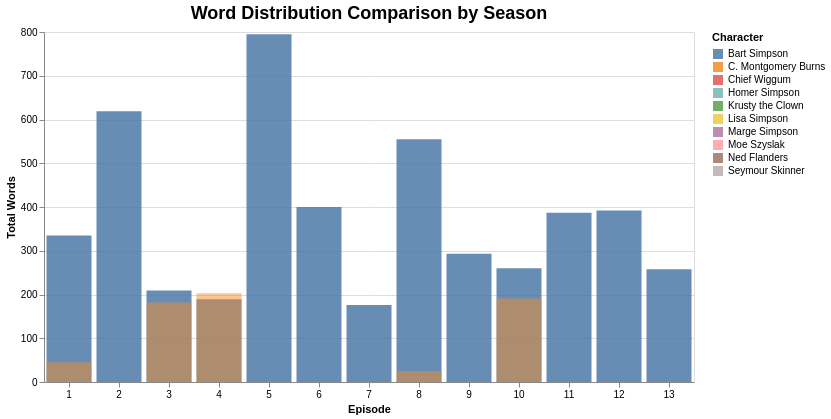

The cell this chart's notebook holds for it:
### Markdown cell above
## 3. **Word Distribution Comparison by Season** — Comparing two characters throughout a season

### Code cell
seasons = sorted(df_episode["season"].unique().tolist())
characters_sorted = sorted(df_episode["character"].unique().tolist())

# Dropdowns
season_dropdown = alt.binding_select(options=seasons, name="Season: ")
char1_dropdown  = alt.binding_select(options=characters_sorted, name="Character 1: ")
char2_dropdown  = alt.binding_select(options=characters_sorted, name="Character 2: ")

season_sel = alt.selection_point(fields=["season"],    bind=season_dropdown, value=seasons[0])
char1_sel  = alt.selection_point(fields=["character"], bind=char1_dropdown,  value=characters_sorted[0])
char2_sel  = alt.selection_point(fields=["character"], bind=char2_dropdown,  value=characters_sorted[1])

# Filtramos el df a la season y a cada personaje por separado
base = alt.Chart(df_episode).transform_filter(season_sel)

bars_char1 = base.transform_filter(
    char1_sel
).mark_bar(opacity=0.85).encode(
    x=alt.X("number_in_season:O", title="Episode", axis=alt.Axis(labelAngle=0)),
    y=alt.Y("total_words:Q", title="Total Words"),
    color=alt.Color("character:N", scale=color_scale, legend=alt.Legend(title="Character")),
    tooltip=[
        alt.Tooltip("character:N",       title="Character"),
        alt.Tooltip("title:N",           title="Episode Title"),
        alt.Tooltip("number_in_season:O",title="Episode"),
        alt.Tooltip("total_words:Q",     title="Total Words", format=","),
    ]
).add_params(char1_sel)

bars_char2 = base.transform_filter(
    char2_sel
).mark_bar(opacity=0.5).encode(
    x=alt.X("number_in_season:O", title="Episode"),
    y=alt.Y("total_words:Q", title="Total Words"),
    color=alt.Color("character:N", scale=color_scale, legend=alt.Legend(title="Character")),
    tooltip=[
        alt.Tooltip("character:N",       title="Character"),
        alt.Tooltip("title:N",           title="Episode Title"),
        alt.Tooltip("number_in_season:O",title="Episode"),
        alt.Tooltip("total_words:Q",     title="Total Words", format=","),
    ]
).add_params(char2_sel)

chart_q3 = (bars_char1 + bars_char2).add_params(
    season_sel
).properties(
    title=alt.TitleParams("Word Distribution Comparison by Season", fontSize=18),
    width=650,
    height=350
).resolve_scale(color="shared")

chart_q3

### Figure 1 — Vega-Lite specification as saved in the notebook (floating-point values rounded to 4 significant figures; data arrays with more than 128 entries replaced by an {"elided": "..."} marker saying what was removed)
{"config": {"view": {"continuousWidth": 300, "continuousHeight": 300}}, "layer": [{"mark": {"type": "bar", "opacity": 0.85}, "encoding": {"color": {"field": "character", "legend": {"title": "Character"}, "scale": {"domain": ["Bart Simpson", "C. Montgomery Burns", "Chief Wiggum", "Homer Simpson", "Krusty the Clown", "Lisa Simpson", "Marge Simpson", "Moe Szyslak", "Ned Flanders", "Seymour Skinner"], "range": ["#4e79a7", "#f28e2b", "#e15759", "#76b7b2", "#59a14f", "#edc948", "#b07aa1", "#ff9da7", "#9c755f", "#bab0ac"]}, "type": "nominal"}, "tooltip": [{"field": "character", "title": "Character", "type": "nominal"}, {"field": "title", "title": "Episode Title", "type": "nominal"}, {"field": "number_in_season", "title": "Episode", "type": "ordinal"}, {"field": "total_words", "format": ",", "title": "Total Words", "type": "quantitative"}], "x": {"axis": {"labelAngle": 0}, "field": "number_in_season", "title": "Episode", "type": "ordinal"}, "y": {"field": "total_words", "title": "Total Words", "type": "quantitative"}}, "name": "view_b731f111502b3080_0", "transform": [{"filter": {"param": "param_d0e77a3debd84783"}}, {"filter": {"param": "param_c57bdf8f9173670a"}}]}, {"mark": {"type": "bar", "opacity": 0.5}, "encoding": {"color": {"field": "character", "legend": {"title": "Character"}, "scale": {"domain": ["Bart Simpson", "C. Montgomery Burns", "Chief Wiggum", "Homer Simpson", "Krusty the Clown", "Lisa Simpson", "Marge Simpson", "Moe Szyslak", "Ned Flanders", "Seymour Skinner"], "range": ["#4e79a7", "#f28e2b", "#e15759", "#76b7b2", "#59a14f", "#edc948", "#b07aa1", "#ff9da7", "#9c755f", "#bab0ac"]}, "type": "nominal"}, "tooltip": [{"field": "character", "title": "Character", "type": "nominal"}, {"field": "title", "title": "Episode Title", "type": "nominal"}, {"field": "number_in_season", "title": "Episode", "type": "ordinal"}, {"field": "total_words", "format": ",", "title": "Total Words", "type": "quantitative"}], "x": {"field": "number_in_season", "title": "Episode", "type": "ordinal"}, "y": {"field": "total_words", "title": "Total Words", "type": "quantitative"}}, "name": "view_380aa9b90436b0d3_1", "transform": [{"filter": {"param": "param_d0e77a3debd84783"}}, {"filter": {"param": "param_c5d1411d4a01de51"}}]}], "data": {"name": "data-a68f1f3d7e3e7b3f60ec89230f23a227"}, "height": 350, "params": [{"name": "param_c57bdf8f9173670a", "select": {"type": "point", "fields": ["character"]}, "bind": {"input": "select", "options": ["Bart Simpson", "C. Montgomery Burns", "Chief Wiggum", "Homer Simpson", "Krusty the Clown", "Lisa Simpson", "Marge Simpson", "Moe Szyslak", "Ned Flanders", "Seymour Skinner"], "name": "Character 1: "}, "value": "Bart Simpson", "views": ["view_b731f111502b3080_0"]}, {"name": "param_c5d1411d4a01de51", "select": {"type": "point", "fields": ["character"]}, "bind": {"input": "select", "options": ["Bart Simpson", "C. Montgomery Burns", "Chief Wiggum", "Homer Simpson", "Krusty the Clown", "Lisa Simpson", "Marge Simpson", "Moe Szyslak", "Ned Flanders", "Seymour Skinner"], "name": "Character 2: "}, "value": "C. Montgomery Burns", "views": ["view_380aa9b90436b0d3_1"]}, {"name": "param_d0e77a3debd84783", "select": {"type": "point", "fields": ["season"]}, "bind": {"input": "select", "options": [1, 2, 3, 4, 5, 6, 7, 8, 9, 10, 11, 12, 13, 14, 15, 16, 17, 18, 19, 20, 21, 22, 23, 24, 25], "name": "Season: "}, "value": 1, "views": ["view_b731f111502b3080_0"]}], "resolve": {"scale": {"color": "shared"}}, "title": {"text": "Word Distribution Comparison by Season", "fontSize": 18}, "width": 650, "$schema": "https://vega.github.io/schema/vega-lite/v6.1.0.json", "datasets": {"data-a68f1f3d7e3e7b3f60ec89230f23a227": {"elided": "3887 records"}}}
